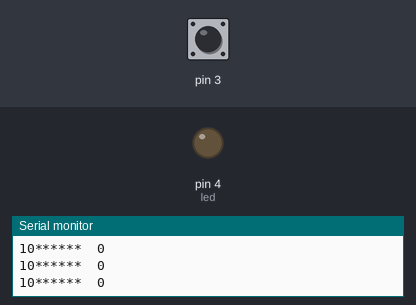
The sketch below on a simulated Arduino Nano, built with avr-gcc and run on an emulated ATmega328P. On the bench: output pins drawn as LEDs (lit = HIGH), the last lines printed to the serial monitor. Dashed ring = blinking. The test bench sets the inputs (shaded band); at power-on: pin 3 HIGH.

Above: at 2.2 s.
2.3 s: pin 3 pulled LOW for 0.15 s
At 2.9 s:
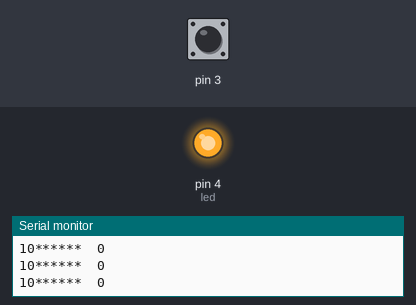
5.4 s: pin 3 pulled LOW for 1 s
At 6.3 s:
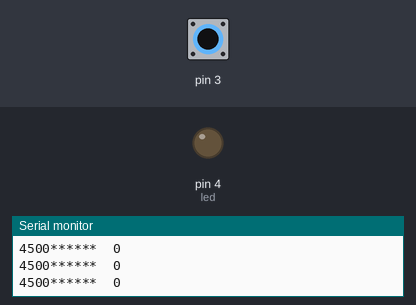
9.4 s: pin 3 pulled LOW for 3.2 s
At 10.8 s:
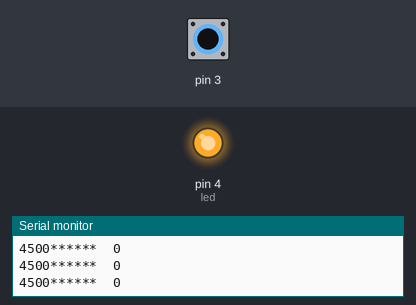
15.6 s: pin 3 pulsed LOW 5 times (0.12 s each, 0.3 s apart)
At 16.08 s:
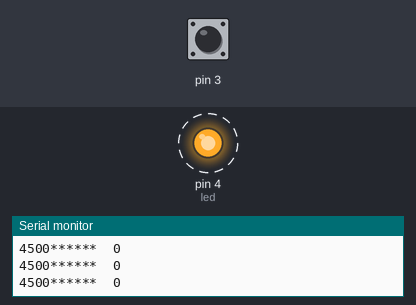
20.1 s: pin 3 driven LOW
At 21.4 s:
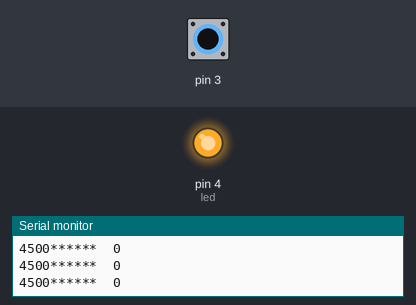
Timing chart, 0 to 23.1 s (numbered marks = the images above; inputs shaded):
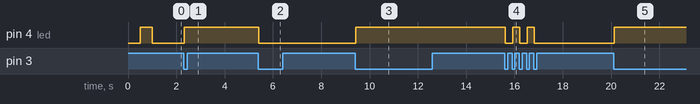

Measured:
- after the input at 2.3 s, pin 4 (led): LOW → HIGH at once
- after the input at 5.4 s, pin 4 (led): HIGH → LOW at once
- after the input at 9.4 s, pin 4 (led): LOW → HIGH at once
- after the input at 15.6 s, pin 4 (led): alternates HIGH for 0.29 s and LOW for 0.31 s, 5 changes in all, then stays LOW, starting at once
- after the input at 20.1 s, pin 4 (led): LOW → HIGH at once

The sketch:

Waste_Classifier_Arduino_Code_v2.ino
```cpp
//Craig Crundwell
//Oct 30 2019
//This program is run on the arduino Nano inside the waste classifier
//The program reads a touch sensor and controls the LED lights

//Library for capacitive sensing
#include <CapacitiveSensor.h>

//Creates sensor object attached to pins 2 and 3
CapacitiveSensor Sensor = CapacitiveSensor(2,3);


long val; //used to store sensor reading

#define led 4


//Adjust these value below to change touch sensitivity

//*************************************
#define threshold 100
#define hysteresis 50
//*************************************

int previous = 0;
int current = 0;
int diff = 0;

unsigned long delayStart = 0; // the time the delay started
bool lightOn = false; // true if light is on
bool above = true; //tracks hysterisis of sensor to avoid flashing

void setup() {
  Serial.begin(9600);
  pinMode(led, OUTPUT);
  delay(500);
  digitalWrite(led, HIGH);
  delay(500);
  digitalWrite(led, LOW);

}

void loop() {

  current = Sensor.capacitiveSensor(30); //Gets reading from sensor
  Serial.print(current);

  diff = current - previous;
  Serial.print("******  ");
  Serial.println(diff);

  if (diff > threshold)
  {
    if (lightOn == false)
    {
      digitalWrite(led, HIGH);
      lightOn = true;
      delayStart = millis();// Start tracking time for sleep timer
    }

    else
    {
      digitalWrite(led, LOW);
      lightOn = false;
    }
  }


  //Turn off light after 5 minutes
  if (lightOn && ((millis() - delayStart) >= 300000))
  {
    lightOn = false;
    digitalWrite(led, LOW);

  }

  previous = current;

}
```
